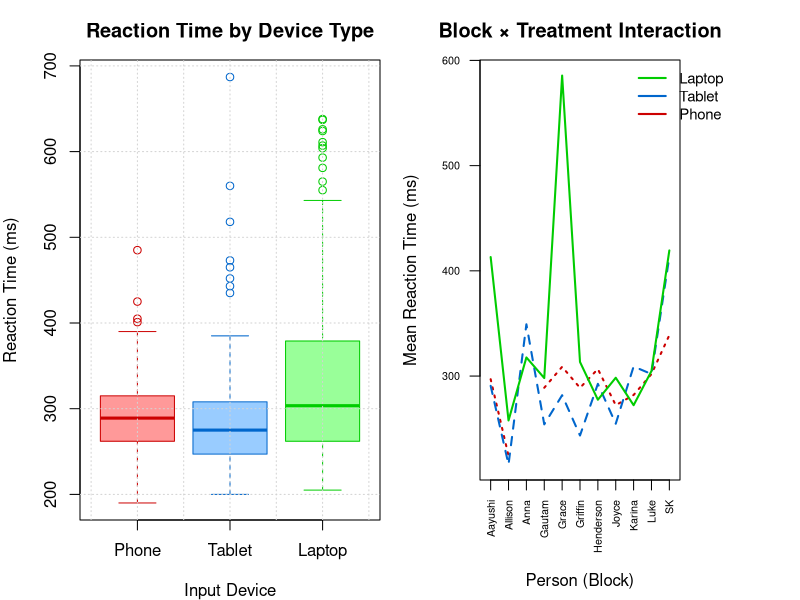
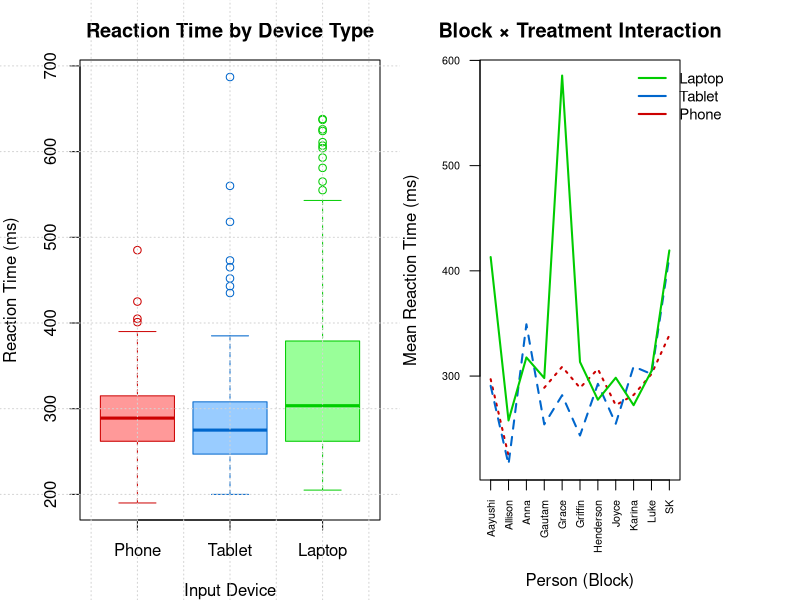
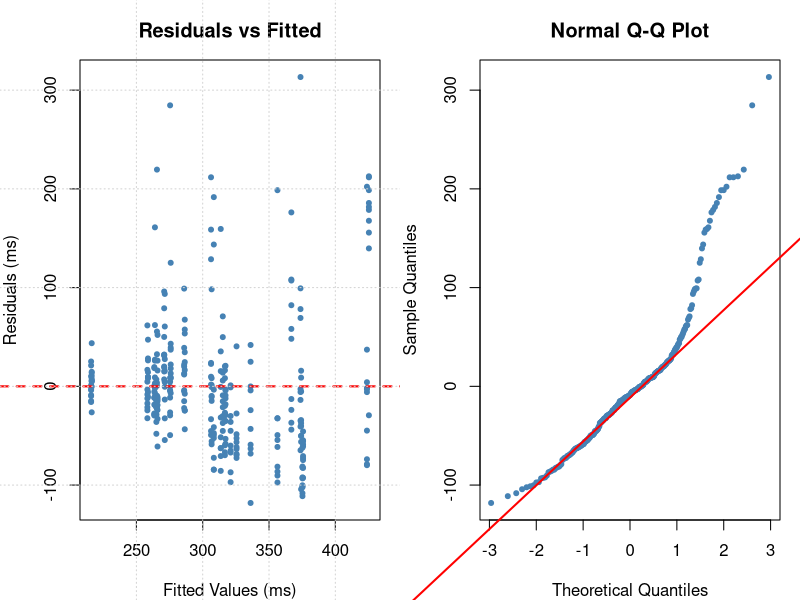
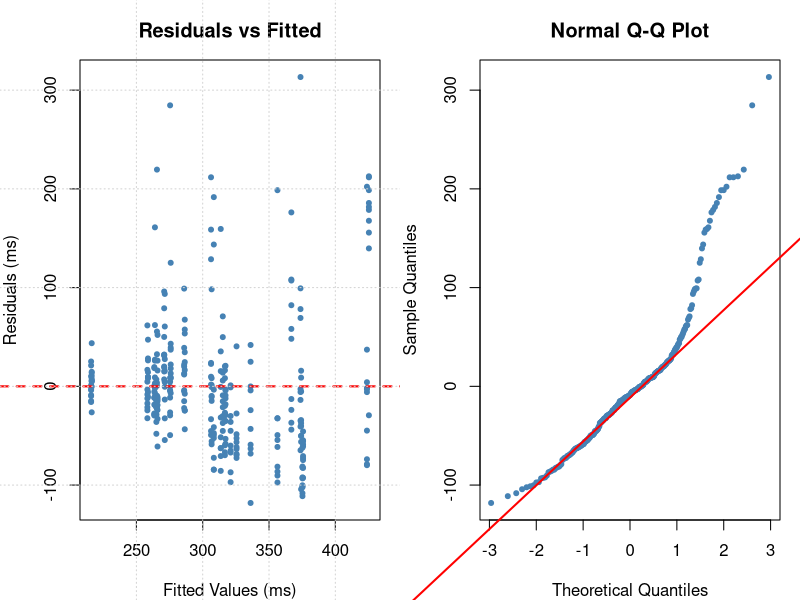

These figures' R source, in order:
## ---- chunk 1
knitr::opts_chunk$set(message =  FALSE)
knitr::opts_chunk$set(warning =  FALSE)
knitr::opts_chunk$set(error =  FALSE)

## ---- chunk 2
knitr::opts_chunk$set(message = FALSE, warning = FALSE, error = FALSE, 
                      fig.width = 7, fig.height = 4, echo = FALSE)
library(knitr)
library(ggplot2)
library(tidyverse)

# Load and prepare data
data <- read.csv("experiment_plan_filled.csv")
colnames(data) <- c("Block", "Treatment", "Response")
data$Block <- factor(data$Block)
data$Treatment <- factor(data$Treatment, 
                         levels = c("Phone", "Tablet", "Laptop"))

data %>%
  group_by(Treatment) %>%
  summarise(
    Mean = mean(Response),
    SD = sd(Response),
    N = n()
  ) %>% kable(caption = "Summary Statistics by Treatment")
as.data.frame(summary(aov(Response ~ Block + Treatment, data = data))[[1]]) %>% kable(caption = "ANOVA Table Summary")
## ---- chunk 3
basic_stats <- data.frame(
  row.names = c("Min", "Max", "Mean", "SD"),
  phone  = c(190, 485, 291.9455, 46.54106),
  tablet = c(200, 687, 291.5545, 74.56277),
  laptop = c(205, 638, 341.6455, 111.3415)
)

basic_stats
## ---- chunk 4
par(mfrow = c(1, 2))

# Box plot by treatment
par(mar = c(4, 4, 3, 1))
boxplot(Response ~ Treatment, data = data,
        main = "Reaction Time by Device Type",
        xlab = "Input Device", 
        ylab = "Reaction Time (ms)",
        col = c("#FF9999", "#99CCFF", "#99FF99"),
        border = c("#CC0000", "#0066CC", "#00CC00"),
        names = c("Phone", "Tablet", "Laptop"))
grid()

# Interaction plot (blocking effects)
par(mar = c(6, 4, 3, 6), xpd = TRUE)
interaction.plot(data$Block, data$Treatment, data$Response,
                 xlab = "",
                 ylab = "Mean Reaction Time (ms)",
                 trace.label = "",
                 col = c("#CC0000", "#0066CC", "#00CC00"),
                 lwd = 2,
                 main = "Block × Treatment Interaction",
                 cex.axis = 0.65,
                 las = 2,
                 xaxt = "n",
                 legend = FALSE)
block_labels <- levels(data$Block)
axis(1, at = 1:length(block_labels), labels = block_labels, las = 2, cex.axis = 0.65)
mtext("Person (Block)", side = 1, line = 4.5)
legend("topright", inset = c(-0.25, 0), legend = c("Laptop", "Tablet", "Phone"),
       col = c("#00CC00", "#0066CC", "#CC0000"), lty = 1, lwd = 2, 
       bty = "n", cex = 0.9)
## ---- chunk 5
# Fit RCBD model
model_rcbd <- aov(Response ~ Block + Treatment, data = data)
anova_table <- summary(model_rcbd)
f_stat <- anova_table[[1]]["Treatment", "F value"]
p_value <- anova_table[[1]]["Treatment", "Pr(>F)"]
alpha <- 0.05

# Tukey HSD
tukey_result <- TukeyHSD(model_rcbd, "Treatment", conf.level = 0.95)
## ---- chunk 6
par(mfrow = c(1, 2))

# Boxplot by treatment
par(mar = c(4, 4, 3, 1))
boxplot(Response ~ Treatment, data = data,
        main = "Reaction Time by Device Type",
        xlab = "Input Device", 
        ylab = "Reaction Time (ms)",
        col = c("#FF9999", "#99CCFF", "#99FF99"),
        border = c("#CC0000", "#0066CC", "#00CC00"),
        names = c("Phone", "Tablet", "Laptop"))
grid()

# Interaction plot (blocking effects)
par(mar = c(6, 4, 3, 6), xpd = TRUE)
interaction.plot(data$Block, data$Treatment, data$Response,
                 xlab = "",
                 ylab = "Mean Reaction Time (ms)",
                 trace.label = "",
                 col = c("#CC0000", "#0066CC", "#00CC00"),
                 lwd = 2,
                 main = "Block × Treatment Interaction",
                 cex.axis = 0.65,
                 las = 2,
                 xaxt = "n",
                 legend = FALSE)
block_labels <- levels(data$Block)
axis(1, at = 1:length(block_labels), labels = block_labels, las = 2, cex.axis = 0.65)
mtext("Person (Block)", side = 1, line = 4.5)
legend("topright", inset = c(-0.25, 0), legend = c("Laptop", "Tablet", "Phone"),
       col = c("#00CC00", "#0066CC", "#CC0000"), lty = 1, lwd = 2, 
       bty = "n", cex = 0.9)
## ---- chunk 7
print(anova_table)

cat("\n=== Critical Test Statistics ===\n")
cat("F-statistic for Treatment:", round(f_stat, 4), "\n")
cat("P-value:", format.pval(p_value, digits = 4), "\n")
cat("Degrees of Freedom: Treatment df =", anova_table[[1]]["Treatment", "Df"], 
    ", Error df =", anova_table[[1]]["Residuals", "Df"], "\n")
## ---- chunk 8
f_critical <- qf(0.95, 2, 18)

if (p_value < alpha) {
  cat("**DECISION: REJECT** $H_0$\n\n")
  cat("**Observed F-statistic:** F = ", round(f_stat, 4), "\n\n", sep = "")
  cat("**Critical value:** $F_{0.05, 2, 18}$ = ", round(f_critical, 3), "\n\n", sep = "")
  cat("**P-value:** p = ", format.pval(p_value, digits = 4), " < $\\alpha$ = ", alpha, "\n\n", sep = "")
  cat("Since F = ", round(f_stat, 4), " > ", round(f_critical, 3), " (and p < 0.05), we **reject the null hypothesis**.\n\n", sep = "")
  cat("**Statistical Conclusion:** There is statistically significant evidence at the $\\alpha$ = 0.05 level that at least one input device has a different mean reaction time from the others (F(2, 18) = ", round(f_stat, 2), ", p ", format.pval(p_value, digits = 3, eps = 0.001), "). The observed differences in reaction times among Phone, Tablet, and Laptop cannot be reasonably attributed to random chance alone.\n\n", sep = "")
  cat("**Practical Interpretation:** The choice of input device has a statistically significant impact on reaction time performance. The magnitude of this effect suggests meaningful practical differences in user performance across devices.\n")
} else {
  cat("**DECISION: FAIL TO REJECT** $H_0$\n\n")
  cat("**Observed F-statistic:** F = ", round(f_stat, 4), "\n\n", sep = "")
  cat("**Critical value:** $F_{0.05, 2, 18}$ = ", round(f_critical, 3), "\n\n", sep = "")
  cat("**P-value:** p = ", format.pval(p_value, digits = 4), " > $\\alpha$ = ", alpha, "\n\n", sep = "")
  cat("Since F = ", round(f_stat, 4), " $\\leq$ ", round(f_critical, 3), " (and p > 0.05), we **fail to reject the null hypothesis**.\n\n", sep = "")
  cat("**Statistical Conclusion:** There is insufficient evidence at the $\\alpha$ = 0.05 level to conclude that the input devices differ in mean reaction time (F(2, 18) = ", round(f_stat, 2), ", p = ", format.pval(p_value, digits = 3), "). The observed differences in reaction times could reasonably be attributed to random sampling variability.\n\n", sep = "")
  cat("**Practical Interpretation:** We cannot conclude that device type affects reaction time performance based on this data. Any observed differences may be due to chance.\n")
}
## ---- chunk 9
# Extract pairwise comparison table
pairwise_table <- as.data.frame(tukey_result$Treatment)
pairwise_table_rounded <- round(pairwise_table, 3)
pairwise_table_rounded$Significant <- ifelse(pairwise_table$`p adj` < 0.05, "Yes", "No")

kable(pairwise_table_rounded, 
      caption = "Tukey HSD Post-Hoc Comparisons")
## ---- chunk 10
pairwise_table <- as.data.frame(tukey_result$Treatment)
for (i in 1:nrow(pairwise_table)) {
  comparison <- rownames(pairwise_table)[i]
  diff_val <- pairwise_table[i, "diff"]
  p_adj <- pairwise_table[i, "p adj"]
  
  if (p_adj < 0.05) {
    cat("- **", comparison, ":** Significant difference (mean diff = ", round(diff_val, 2), 
        " ms, p = ", format.pval(p_adj, digits = 3), ")\n", sep = "")
  } else {
    cat("- **", comparison, ":** No significant difference (mean diff = ", round(diff_val, 2), 
        " ms, p = ", format.pval(p_adj, digits = 3), ")\n", sep = "")
  }
}
## ---- chunk 11
par(mfrow = c(1, 2), mar = c(4, 4, 3, 1))

# Residuals vs Fitted
plot(fitted(model_rcbd), residuals(model_rcbd),
     main = "Residuals vs Fitted",
     xlab = "Fitted Values (ms)", 
     ylab = "Residuals (ms)",
     pch = 20, col = "steelblue")
abline(h = 0, col = "red", lty = 2, lwd = 2)
grid()

# Q-Q plot for normality
qqnorm(residuals(model_rcbd), 
       main = "Normal Q-Q Plot",
       pch = 20, col = "steelblue")
qqline(residuals(model_rcbd), col = "red", lwd = 2)
## ---- chunk 12
# Shapiro-Wilk test for normality
shapiro_test <- shapiro.test(residuals(model_rcbd))
bartlett_test <- bartlett.test(Response ~ Treatment, data = data)

cat("\n=== Formal Tests of Assumptions ===\n\n")
cat("**Normality (Shapiro-Wilk):** W =", round(shapiro_test$statistic, 4), 
    ", p =", format.pval(shapiro_test$p.value, digits = 3))
if (shapiro_test$p.value > 0.05) {
  cat(" → Normality satisfied\n\n")
} else {
  cat(" → Minor departure from normality (ANOVA is robust)\n\n")
}

cat("**Equal Variances (Bartlett):** K² =", round(bartlett_test$statistic, 4),
    ", p =", format.pval(bartlett_test$p.value, digits = 3))
if (bartlett_test$p.value > 0.05) {
  cat(" → Homoscedasticity satisfied\n\n")
} else {
  cat(" → Unequal variances detected\n\n")
}

cat("**Independence:** Ensured by randomized treatment order and blocking structure.\n")
## ---- chunk 13
library(knitr)
library(ggplot2)
library(tidyverse)

# Load and prepare data
data <- read.csv("experiment_plan_filled.csv")
colnames(data) <- c("Block", "Treatment", "Response")
data$Block <- factor(data$Block)
data$Treatment <- factor(data$Treatment, 
                         levels = c("Phone", "Tablet", "Laptop"))

data %>%
  group_by(Treatment) %>%
  summarise(
    Mean = mean(Response),
    SD = sd(Response),
    N = n()
  ) %>% kable(caption = "Summary Statistics by Treatment")
as.data.frame(summary(aov(Response ~ Block + Treatment, data = data))[[1]]) %>% kable(caption = "ANOVA Table Summary")
## ---- chunk 14
# Load required libraries
library(knitr)
library(ggplot2)

# Load and prepare data
data <- read.csv("experiment_plan_filled.csv")
colnames(data) <- c("Block", "Treatment", "Response")
data$Block <- factor(data$Block)
data$Treatment <- factor(data$Treatment, 
                         levels = c("Phone", "Tablet", "Laptop"))

# Fit Randomized Complete Block Design (RCBD) ANOVA model
model_rcbd <- aov(Response ~ Block + Treatment, data = data)

# Extract ANOVA table and key statistics
anova_table <- summary(model_rcbd)
f_stat <- anova_table[[1]]["Treatment", "F value"]
p_value <- anova_table[[1]]["Treatment", "Pr(>F)"]
alpha <- 0.05

# Display ANOVA results
print(anova_table)
cat("\nF-statistic for Treatment:", round(f_stat, 4), "\n")
cat("P-value:", format.pval(p_value, digits = 4), "\n")
## ---- chunk 15
# Perform Tukey's Honestly Significant Difference test
tukey_result <- TukeyHSD(model_rcbd, "Treatment", conf.level = 0.95)

# Create formatted table of pairwise comparisons
pairwise_table <- as.data.frame(tukey_result$Treatment)
pairwise_table_rounded <- round(pairwise_table, 3)
pairwise_table_rounded$Significant <- ifelse(pairwise_table$`p adj` < 0.05, 
                                              "Yes", "No")

# Display results
kable(pairwise_table_rounded, 
      caption = "Tukey HSD Post-Hoc Comparisons (α = 0.05)")

# Interpretation of each pairwise comparison
for (i in 1:nrow(pairwise_table)) {
  comparison <- rownames(pairwise_table)[i]
  diff_val <- pairwise_table[i, "diff"]
  p_adj <- pairwise_table[i, "p adj"]
  
  if (p_adj < 0.05) {
    cat(comparison, ": Significant difference (mean diff =", 
        round(diff_val, 2), "ms, p =", format.pval(p_adj, digits = 3), ")\n")
  } else {
    cat(comparison, ": No significant difference (mean diff =", 
        round(diff_val, 2), "ms, p =", format.pval(p_adj, digits = 3), ")\n")
  }
}
## ---- chunk 16
# Test for normality of residuals (Shapiro-Wilk test)
shapiro_test <- shapiro.test(residuals(model_rcbd))

# Test for homogeneity of variances (Bartlett test)
bartlett_test <- bartlett.test(Response ~ Treatment, data = data)

# Display test results
cat("=== Formal Tests of Assumptions ===\n\n")

cat("Normality (Shapiro-Wilk Test):\n")
cat("  W =", round(shapiro_test$statistic, 4), "\n")
cat("  p-value =", format.pval(shapiro_test$p.value, digits = 4), "\n")
if (shapiro_test$p.value > 0.05) {
  cat("  Interpretation: Normality assumption satisfied\n\n")
} else {
  cat("  Interpretation: Minor departure from normality detected\n\n")
}

cat("Homogeneity of Variances (Bartlett Test):\n")
cat("  K² =", round(bartlett_test$statistic, 4), "\n")
cat("  p-value =", format.pval(bartlett_test$p.value, digits = 4), "\n")
if (bartlett_test$p.value > 0.05) {
  cat("  Interpretation: Equal variance assumption satisfied\n\n")
} else {
  cat("  Interpretation: Unequal variances detected\n\n")
}

# Create diagnostic plots
par(mfrow = c(1, 2))

# Residuals vs Fitted Values
plot(fitted(model_rcbd), residuals(model_rcbd),
     main = "Residuals vs Fitted",
     xlab = "Fitted Values (ms)", 
     ylab = "Residuals (ms)",
     pch = 20, col = "steelblue")
abline(h = 0, col = "red", lty = 2, lwd = 2)
grid()

# Normal Q-Q Plot
qqnorm(residuals(model_rcbd), 
       main = "Normal Q-Q Plot",
       pch = 20, col = "steelblue")
qqline(residuals(model_rcbd), col = "red", lwd = 2)
